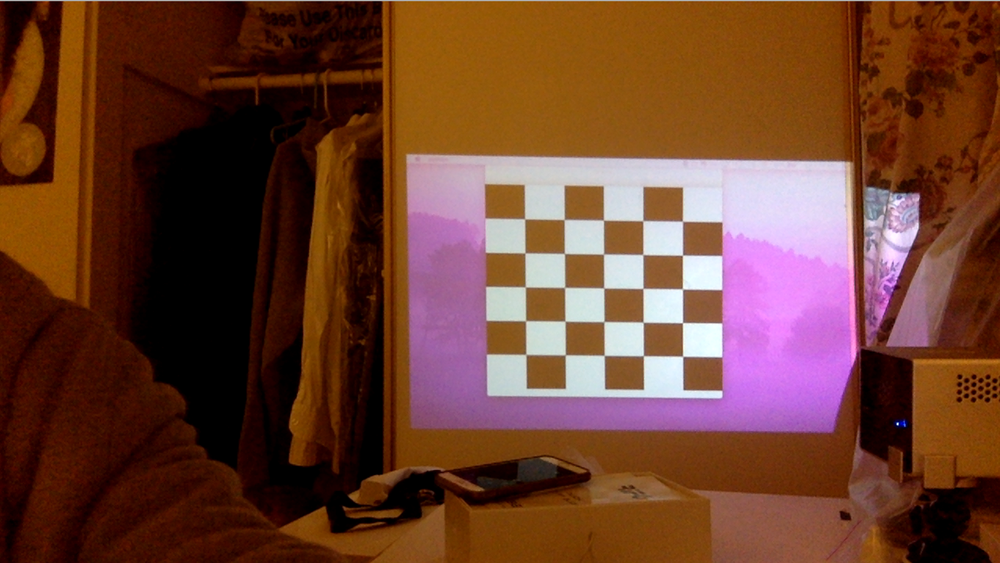
#> input picture images/screenshot.png, 1000 x 563 px, shrunk from 2554 x 1439 before the run
$ python calibrate.py
#> lines starting #> are read from the running program, lines starting #| are printed output that depends on the picture; after the words box and inside, x2 and y2 are one past the last pixel; in counts of white or black regions, pixels touching at a corner belong together
#> further down, im1 is the input picture: shape (563, 1000, 3); mean B, G, R 46.8, 63.4, 108.3
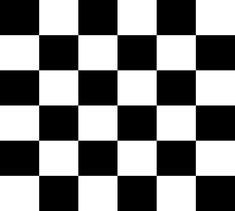
#> input picture images/checkerboard.png, 235 x 211 px, shrunk from 600 x 540 before the run
#> further down, im2 is the input picture: shape (211, 235, 3); min 0, max 255, mean 127.5
from skimage.transform import warp
import numpy as np
import cv2


########################
# HIGH-LEVEL FUNCTIONS #
########################


# [48 lines left out: functions generate_checkerboard_image, extract_projected_screen, compute_adjusted_im, not called in this run]


def compute_projected_points(points: np.array, H: np.array) -> np.array:
    """Projects points using homography.

    Sample usage:

    >>> im1 = cv2.imread('images/checkerboard.png')
    >>> im2 = cv2.imread('images/screenshot.png')
    >>> H, im1_pts, im2_pts = compute_homography_ims(im1, im2)
    >>> H_inv = np.linalg.inv(H)
    >>> pts = compute_projected_points(im2_pts, H_inv)

    :param points: set of points to project n x 2
    :param H: homography to apply 3 x 3
    :return: transformed points n x 2
    """
    p = np.hstack((points, np.ones((points.shape[0], 1))))
    Hp = p.dot(H.T)
    Hp[:, 0] = Hp[:, 0] / Hp[:, 2]
    Hp[:, 1] = Hp[:, 1] / Hp[:, 2]
    return Hp[:, :2]


################
# MATH BEWARE! #
################


def compute_homography_ims(original: np.array, observed: np.array) -> np.array:
    """Compute the transformation needed to right the observed image.

    The current code is adapted to checkerboard originals. Note that the
    computed homography should be applied to the LATTER image to match the
    FORMER. Sample usage:

    >>> im1 = cv2.imread('images/checkerboard.png')
    >>> im2 = cv2.imread('images/screenshot.png')
    >>> H, im1_pts, im2_pts = compute_homography_ims(im1, im2)
    >>> im1_warped = warp(im2, H)

    :param original: original image projected in h x w x 3
    :param observed: the projection observed in h x w x 3
    :return: homography matrix 3 x 3, original points, observed points
    """
    # termination criteria
    crit = (cv2.TERM_CRITERIA_EPS + cv2.TERM_CRITERIA_MAX_ITER, 30, 0.001)

    # convert images and find corners
    original = cv2.cvtColor(original, cv2.COLOR_BGR2GRAY)
    observed = cv2.cvtColor(observed, cv2.COLOR_BGR2GRAY)
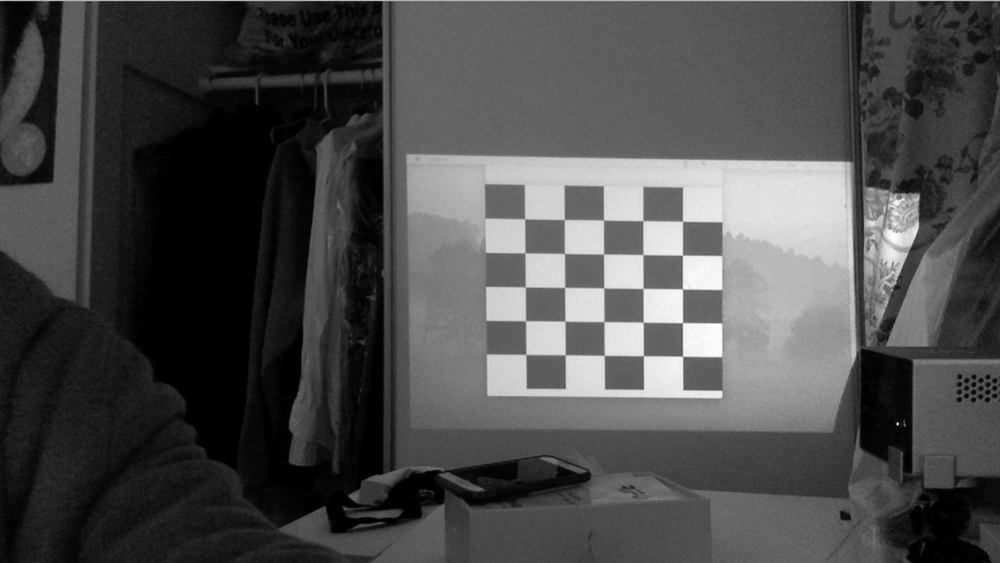
#> observed: shape (563, 1000); min 0, max 255, mean 75
    ori_ret, ori_pts3d = cv2.findChessboardCorners(original, (5, 5))
#> ori_ret = True; ori_pts3d = 25 rows, first 8: [38.59, 34.6], [77.72, 34.6], [117, 34.6], [156.3, 34.6], [195.4, 34.6], [38.56, 69.74], [77.7, 69.74], [117, 69.74]
    obs_ret, obs_pts3d = cv2.findChessboardCorners(observed, (5, 5))
#> obs_ret = True; obs_pts3d = 25 rows, first 8: [524.7, 219.1], [564, 219.6], [603.4, 220], [642.5, 220.9], [682.4, 221.1], [525, 253], [564.6, 253.8], [603.4, 254.2]

    if ori_ret and obs_ret:
        # convert 3d corners to 2d corners
        ori_pts2d = cv2.cornerSubPix(original, ori_pts3d, (11, 11), (-1, -1), crit)
#> ori_pts2d = 25 rows, first 8: [38.61, 34.61], [77.76, 34.62], [117, 34.62], [156.2, 34.62], [195.4, 34.61], [38.6, 69.76], [77.75, 69.76], [117, 69.76]
        obs_pts2d = cv2.cornerSubPix(observed, obs_pts3d, (11, 11), (-1, -1), crit)
#> obs_pts2d = 25 rows, first 8: [524.6, 218.8], [564.2, 219.5], [603.5, 220.1], [642.9, 220.7], [682.4, 221.3], [525, 252.9], [564.4, 253.5], [603.6, 254.1]
        ori_pts2d = ori_pts2d.squeeze(1)
#> ori_pts2d = 25 pairs, first value 38.6 to 195.4, second value 34.61 to 175.4
        obs_pts2d = obs_pts2d.squeeze(1)
#> obs_pts2d = 25 pairs, first value 524.6 to 682.7, second value 218.8 to 356.3
        return compute_homography_pts(ori_pts2d, obs_pts2d), ori_pts2d, obs_pts2d
    return None, None, None


def compute_homography_pts(pts1: np.array, pts2: np.array) -> np.array:
    """Compute homography between two sets of points.

    Gracefully handles sets with different numbers of points, by ignoring
    extras in the larger of the two sets. The computed homography represents
    a change of basis FROM the latter points to the FORMER.

    :param pts1: First set of points n x 2
    :param pts2: Second set of points n x 2
    :return: homography matrix 3 x 3
    """
    A = []
    b = pts2.reshape(-1, 1)
#> b = 50 values, max 682.7 at index 48, min 218.8 at index 1, mean 445.8
    for (x1, y1), (x2, y2) in zip(pts1, pts2):
        A.append([x1, y1, 1, 0, 0, 0, -x1 * x2, -y1 * x2])
        A.append([0, 0, 0, x1, y1, 1, -x1 * y2, -y1 * y2])
#> this loop made 25 passes
#> (x1, y1, x2, y2) on passes 1 to 12: (38.61, 34.61, 524.6, 218.8), (77.76, 34.62, 564.2, 219.5), (117, 34.62, 603.5, 220.1), (156.2, 34.62, 642.9, 220.7), (195.4, 34.61, 682.4, 221.3), (38.6, 69.76, 525, 252.9), (77.75, 69.76, 564.4, 253.5), (117, 69.76, 603.6, 254.1), (156.2, 69.76, 642.9, 254.5), (195.4, 69.76, 682.5, 255.2), (38.6, 105, 525.3, 286.9), (77.75, 105, 564.7, 287.4)
#> after the loop, A = 50 items
    A = np.array(A)
    H_8 = np.linalg.pinv(A.T.dot(A)).dot(A.T).dot(b)
#> H_8 = [1.01, 0.0342, 485.4, 0.0163, 0.98, 184.9, 1.02e-05, 4.77e-05]
    return np.vstack((H_8, 1)).reshape(3, 3)


if __name__ == '__main__':
    im1 = cv2.imread('images/screenshot.png')
    im2 = cv2.imread('images/checkerboard.png')
    H, _, im1_pts = compute_homography_ims(im2, im1)
#> H = [[1.01, 0.0342, 485.4], [0.0163, 0.98, 184.9], [1.02e-05, 4.77e-05, 1]]; im1_pts has the same summary as obs_pts2d in compute_homography_ims

    im3 = warp(im1, H).astype(np.float32)
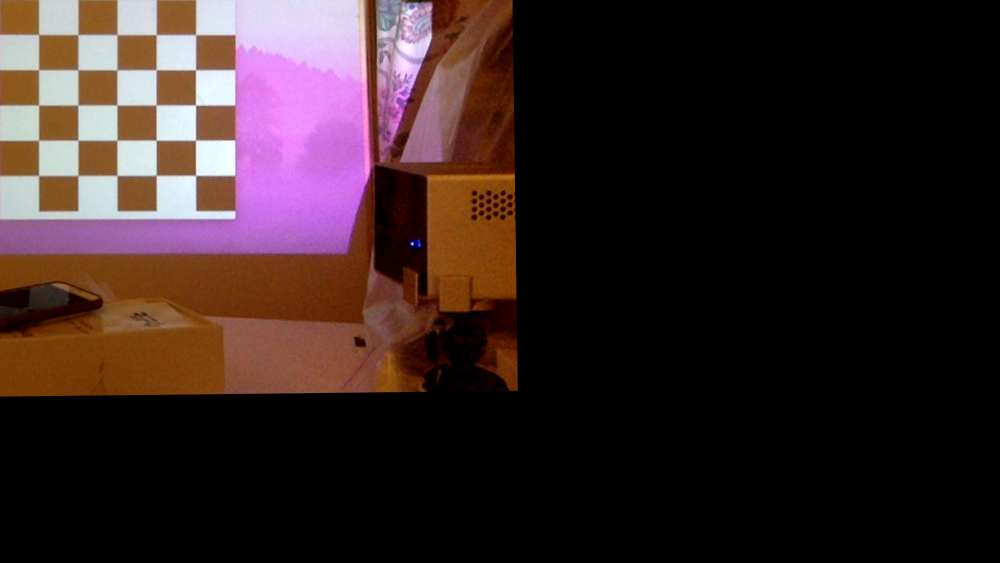
#> im3: shape (563, 1000, 3) float32; mean B, G, R 0.139, 0.14, 0.205
    pts = compute_projected_points(im1_pts, np.linalg.inv(H)).astype(np.float32)
#> in compute_projected_points, `p = np.hstack((points, np.ones((points.shape[0], 1))))`: p = 25 rows, first 8: [524.6, 218.8, 1], [564.2, 219.5, 1], [603.5, 220.1, 1], [642.9, 220.7, 1], [682.4, 221.3, 1], [525, 252.9, 1], [564.4, 253.5, 1], [603.6, 254.1, 1]
#> in compute_projected_points, `Hp = p.dot(H.T)`: Hp = 25 rows, first 8: [38.48, 34.36, 0.998], [77.75, 34.47, 0.998], [116.6, 34.58, 0.997], [155.6, 34.54, 0.997], [194.9, 34.57, 0.996], [38.45, 69.49, 0.996], [77.57, 69.46, 0.996], [116.3, 69.52, 0.996]
#> pts = 25 pairs, first value 38.55 to 195.6, second value 34.43 to 175.5
    cv2.drawChessboardCorners(im3, (5, 5), pts, H is not None)
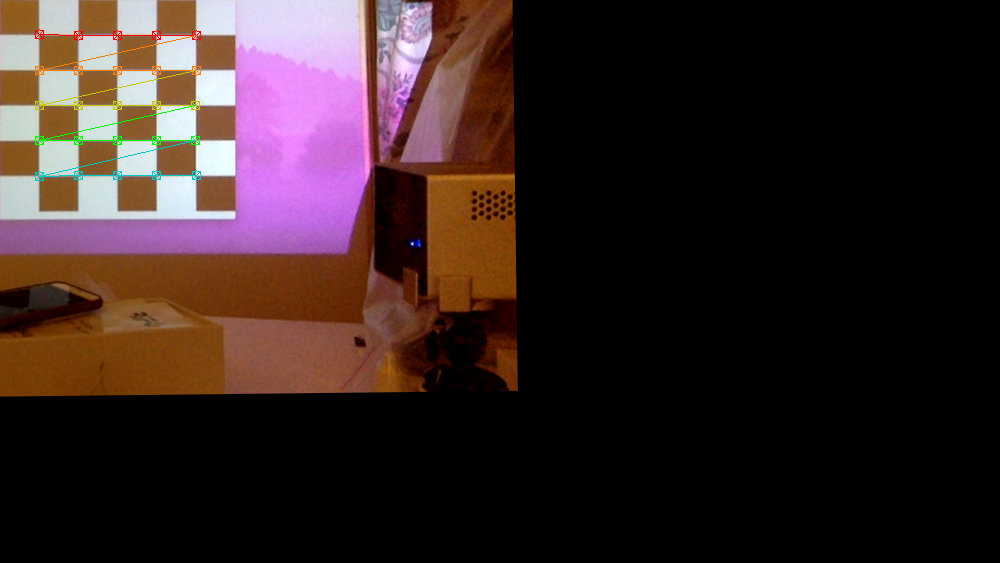
#> im3: shape (563, 1000, 3) float32; 0.43% of pixels changed, all inside (x1, y1, x2, y2) = (34, 29, 202, 182)
    while True:
        cv2.imshow('im3', im3)
        if cv2.waitKey(1) & 0xFF == ord('q'):
#> (key q is pressed here)
            break
